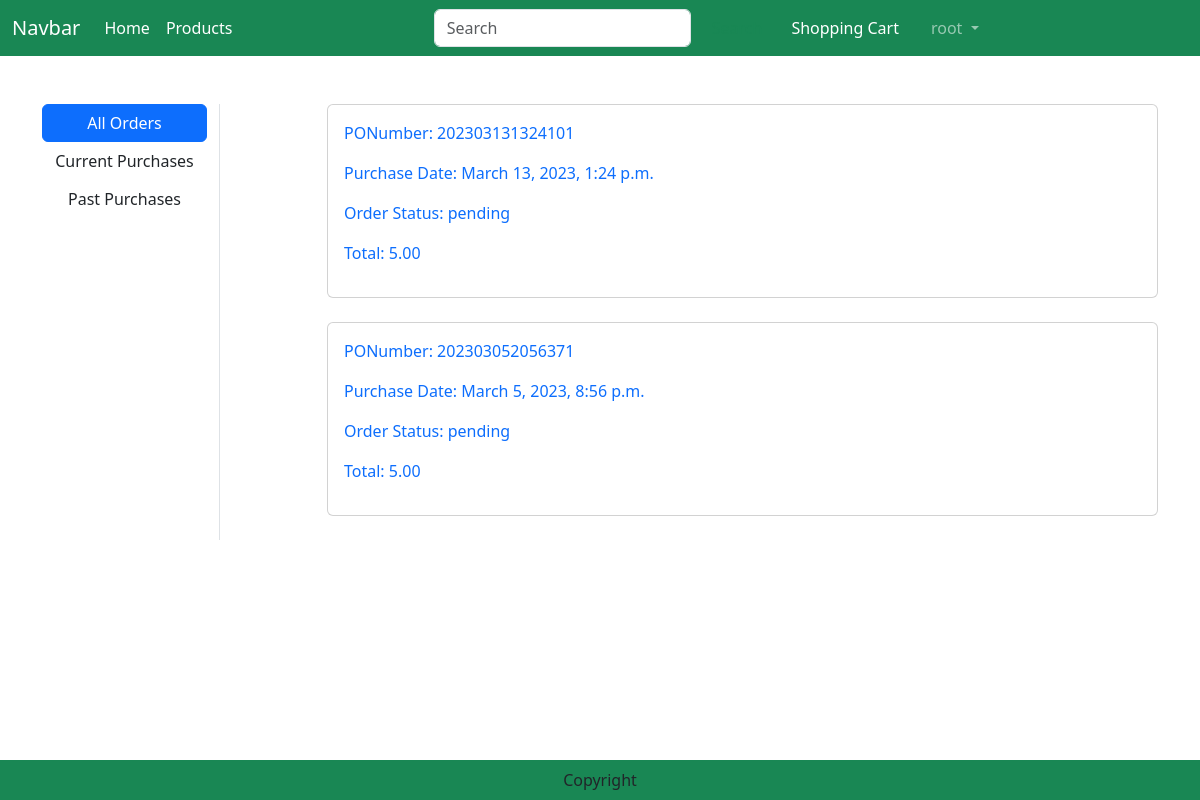
The page /orders/ (signed in) on the database as committed earlier.
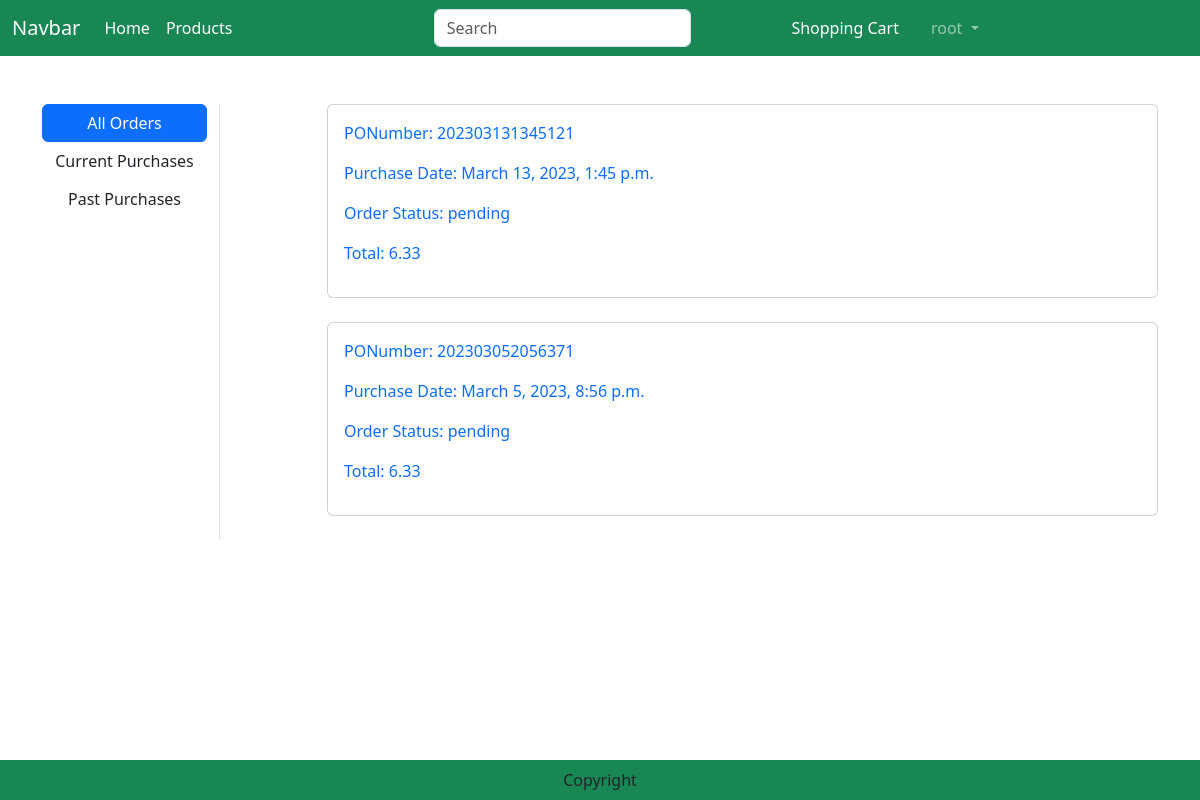
The same page on the database as committed later.
### order/models.py (models this page shows)
class Order(models.Model):
    PONumber = models.CharField(max_length=30, primary_key=True)
    purchaseDate = models.DateTimeField(default=datetime.now)
    status = models.CharField(default=ORDER_STATUS_CHOICES[0][0], choices=ORDER_STATUS_CHOICES, max_length=20)
    customer = models.ForeignKey('customers.Customer',on_delete=models.CASCADE)
    user = models.ForeignKey(User,on_delete=models.CASCADE)
    shipmentDate = models.DateTimeField(null = True)
    cancelDate = models.DateTimeField(null = True)

### order/views.py (the view)
# urls.py: path('orders/', views.OrdersView.as_view(), name="orders"),
class OrdersView(View):
    def get(self, request):
        user = request.user
        filter = request.GET.get('filter')
        if filter == 'current':
            orders = Order.objects.filter(Q(user=user) & (Q(status="pending") | Q(status="hold"))).order_by('-purchaseDate')
        elif filter == 'past':
            orders = Order.objects.filter(Q(user=user) & (Q(status="shipped") | Q(status="cancelled"))).order_by('-purchaseDate')
        elif filter == 'pending':
            orders = Order.objects.filter(Q(user=user) & Q(status="pending")).order_by('-purchaseDate')
        elif filter == 'hold':
            orders = Order.objects.filter(Q(user=user) & Q(status="hold")).order_by('-purchaseDate')
        else:
            filter == 'all'
            orders = Order.objects.filter(user=user).order_by('-purchaseDate')
        total = 0
        for o in orders:
            PONumber = o.PONumber
            order = Order.objects.get(Q(PONumber=PONumber) & Q(user=user))
            orderitems = OrderItem.objects.filter(order=order)
            for oi in orderitems:
                value = oi.price
                total = total + value
        context = {
            'orders': orders,
            'total':total,
        }
        return render(request, 'orders.html', context)

### templates/orders.html (shortened to what this page needs)
{% extends 'base.html' %}
{% load static %}
{% block main-content %}
<div class="container my-5">
    <div class="row">
        <div class="col-sm-2 border-end">
            <ul class="list-unstyled">
                {% for group in request.user.groups.all %}
                    {% if group.name == 'Customer' %}
                        <li class="d-grid"><a href="{% url 'order:orders' %}?filter=all" class="btn btn-primary" {% if filter == 'all' %}class="active"{% endif %}>All Orders</a></li>
                        <li class="d-grid"><a href="{% url 'order:orders' %}?filter=current" class="btn" {% if filter == 'current' %}class="active"{% endif %}>Current Purchases</a></li>
                        <li class="d-grid"><a href="{% url 'order:orders' %}?filter=past" class="btn" {% if filter == 'past' %}class="active"{% endif %}>Past Purchases</a></li>
                    {% endif %}
                {% endfor %}
            </ul>
        </div>
        <div class="col-sm-9 offset-sm-1">
            {% if orders %}
                <div class="acss">
                    {% for order in orders %}
                        <div class="card">
                            <div class="card-body">
                                <a href="{% url 'order:order_detail' order.PONumber  %}" >
                                    <div class="col-sm-7">
                                        <p>PONumber: {{order.PONumber}}</p>
                                        <p>Purchase Date: {{order.purchaseDate}}</p>
                                    </div>
                                    <div class="col-sm">
                                        <p>Order Status: {{order.status}}</p>
                                        <p>Total: {{total}}</p>
                                    </div>
                                </a>
                            </div>
                        </div>
                        <br>
                    {% endfor %}
                </div>
            {% else %}
                <h1 class="text-center mb-5">Orders are empty.</h1>
            {% endif %}
        </div>
    </div>
</div>
{% endblock main-content %}

### templates/base.html (shortened to what this page needs)
<!DOCTYPE html>
{% load static %}
<html lang="en">
<head>
    <link href="https://cdn.jsdelivr.net/npm/bootstrap@5.3.0-alpha1/dist/css/bootstrap.min.css" rel="stylesheet">
    <link rel="stylesheet" href="{% static 'css/owl.carousel.min.css' %}">
    <link rel="stylesheet" href="{% static 'css/all.min.css' %}">
    <link rel="stylesheet" href="{% static 'css/style.css' %}">
</head>
<body>
    <nav class="navbar navbar-expand-lg navbar-dark bg-success">
        <div class="container-fluid">
          <a class="navbar-brand" href="#">Navbar</a>
          <div class="collapse navbar-collapse" id="navbarSupportedContent">
            <ul class="navbar-nav me-auto mb-2 mb-lg-0">
              <li class="nav-item">
                <a class="nav-link active" aria-current="page" href="{% url 'products:home' %}">Home</a>
              </li>
              <li class="nav-item">
                <a class="nav-link text-white" href="{% url 'products:products' %}">Products</a>
              </li>
            </ul>
            <form class="d-flex" role="search" action="/search">
              <input class="form-control me-2" type="search" placeholder="Search" name="search" aria-label="Search">
              <button class="btn btn-outline-success" type="submit">Search</button>
            </form>
            <ul class="navbar-nav me-auto mb-2 mb-lg-0">
              {% if user.is_authenticated %}
                  {% for group in request.user.groups.all %}
                    {% if group.name == 'Vendor' %}
                    <li class="nav-item dropdown mx-2">
                      <a class="nav-link dropdown-toggle" href="#" role="button" data-bs-toggle="dropdown" aria-expanded="false">
                        {{ user.username }}
                      </a>
                      <ul class="dropdown-menu">
                        <li><a class="dropdown-item" href="{% url 'order:orders' %}">Orders</a></li>
                        <li><a class="dropdown-item" href="{% url 'logout' %}">Logout</a></li>
                      </ul>
                  </li>
                    {% elif group.name == 'Customer' %}
                    <li class="nav-item mx-2">
                        <a class="nav-link text-white" href="{% url 'shoppingcart' %}">Shopping Cart</a>
                    </li>
                    <li class="nav-item dropdown mx-2">
                        <a class="nav-link dropdown-toggle" href="#" role="button" data-bs-toggle="dropdown" aria-expanded="false">
                          {{ user.username }}
                        </a>
                    </li>
                    {% endif %}
                  {% endfor %}
              {% endif %}
              </ul>
          </div>
        </div>
      </nav>
      {% block main-content %}{% endblock main-content %}
    <footer class="container-fluid fixed-bottom bg-success text-center p-2 mt-5">
        Copyright
    </footer>
</body>
</html>

### static/css/style.css (style rules this page uses)
.acss a { text-decoration: none; }

Rows that differ between the two databases and show on the page:
removed Order: PONumber "202303131324101", purchaseDate "March 13, 2023, 1:24 p.m.", status "pending", total "5.00"
added Order: PONumber "202303131345121", purchaseDate "March 13, 2023, 1:45 p.m.", status "pending", total "6.33"
computed for Order "March 5, 2023, 8:56 p.m.": total "5.00" → "6.33"
